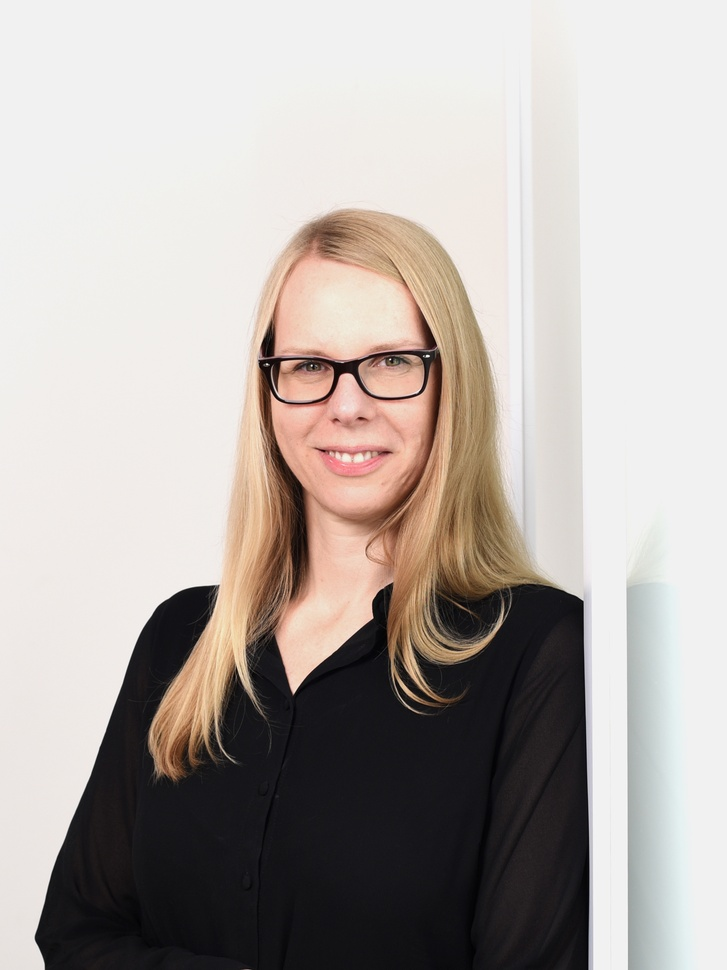
#> input picture SM_2.jpg, 727 x 970 px, shrunk from 2398 x 3197 before the run, found by its file name
$ python farbstufen.py
#> lines starting #> are read from the running program, lines starting #| are printed output that depends on the picture
from PIL import Image

FILE = "SM_2.jpg"
im = Image.open(FILE) #image-Objekt wird erzeugt, modus hängt vom Dateityp ab, In diesem Fall RGB, da eine jpg-Datei verwendet wird
#> im is the input picture: PIL image 727x970 RGB; mean R, G, B 179, 171.8, 167.4
width, height = im.size #Höhe und Breite des Bildes werden in Pixeln ermittelt
#> width = 727; height = 970
for x in range(width): #in den beiden Schleifen werden alle Koordinaten durchlaufen, x durchläuft alle Zahlen von 0-width
    for y in range(height): #y alle Zahlen von 0 bis height
        pixel = im.getpixel((x, y)) #Pixel an der Position x, y gelesen (ein Tupel aus drei zahlen)
        if sum(pixel) < 350: #wenn die Helligkeit unter 350 liegt
            im.putpixel((x, y), (200, 0, 0)) #wird Pixel durch Tupel ersetzt, das einen dunkelroten Farbton entspricht
        else:
            im.putpixel((x, y), (200, 200, 255)) #ansonsten durch hellblauen Farbton
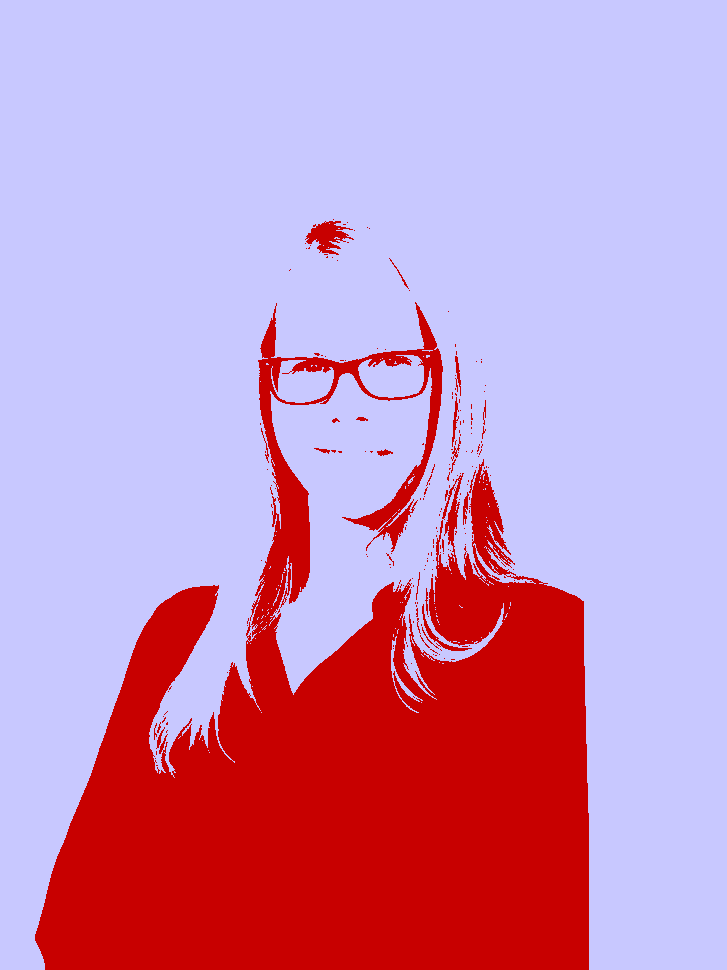
#> im: PIL image 727x970 RGB; mean R, G, B 200, 146.1, 186.3
im.show() #Bidl wird in einem Viewer-Fenster auf Bildschirm gezeigt

# [10 lines of commented-out code are left out]
